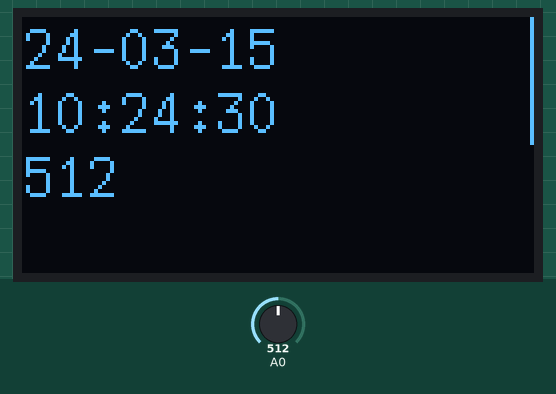
Recording of a sketch running on a simulated Arduino Uno, built with avr-gcc and run on an emulated ATmega328P. Shown: 128×64 one-colour display. Inputs (shaded band) come from the test bench; at power-on: A0 = 512. The local clock reads 2024-03-15 10:24:30 at power-on unless the sketch sets it; storage starts empty.

Above: at 0.4 s.
1.3 s: A0 set to 716
At 2.9 s:
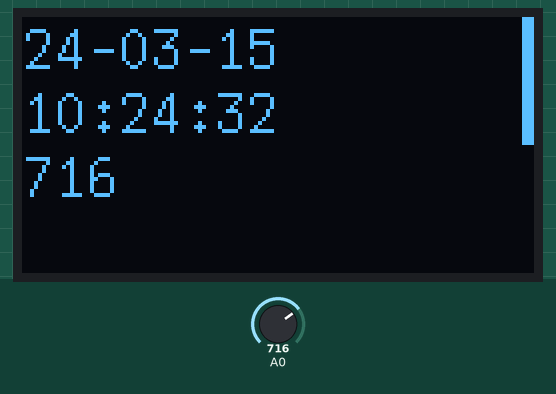
3.8 s: A0 set to 900
At 5.0 s:
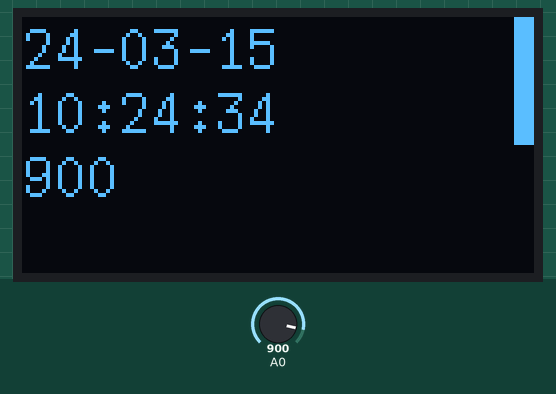
6.6 s: A0 set to 1023
At 7.7 s:
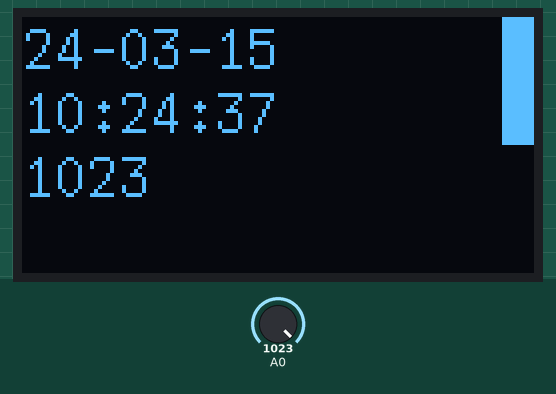
Timing chart, 0 to 9.6 s (numbered marks = the images above; inputs shaded):
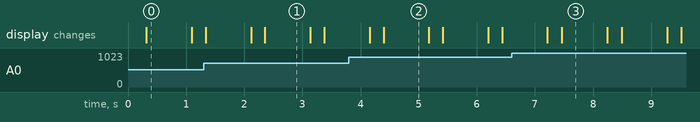

The sketch:

mq2.ino
```cpp
#include <DS3231.h>
#include <SD.h>

#include <Arduino.h>
#include <U8g2lib.h>

U8X8_SSD1306_128X64_NONAME_HW_I2C u8x8(/* reset=*/ U8X8_PIN_NONE);

File txtFile;

#define SAMPLES 64
uint16_t historySeconds[SAMPLES];
uint16_t historyMinutes[SAMPLES];

void setup(void) {
  /* U8g2 Project: Pax Instruments Shield: Enable Backlight */
  u8x8.begin();
  u8x8.setFont(u8x8_font_7x14_1x2_r);

  if (!SD.begin(SPI_HALF_SPEED, /* pin */ 10)) {
    u8x8.println(F("No SD Card"));
    while (1);
  }
}

void drawGraph(uint8_t col, uint8_t row, uint16_t *values) {
  uint8_t tmp[8];
  for (uint8_t r = 0; r < 4; r++) {
    for (uint8_t h = 0; h < SAMPLES; h += 8) {
      for (uint8_t i = 0; i < 8; i++) {
        int x = values[SAMPLES - h - 1 - i] / 16;
        x -= 8 * r;
        tmp[i] = 0;
        for (uint8_t b = 0; b < 8 && x > 0; b++, x--) {
          if (x) {
            tmp[i] |= (1 << (7 - b));
          }
        }
      }
      u8x8.drawTile(col + h / 8, row - r, 1, tmp);
    }
  }
}

void toString(char *dst, uint8_t a, uint8_t b, uint8_t c, char sep) {
  dst[0] = a / 10 + '0';
  dst[1] = a % 10 + '0';
  dst[2] = sep;
  dst[3] = b / 10 + '0';
  dst[4] = b % 10 + '0';
  dst[5] = sep;
  dst[6] = c / 10 + '0';
  dst[7] = c % 10 + '0';
  dst[8] = 0;
}

int lastS = -1;

void loop(void) {
  DateTime dt = RTClib::now();

  if (lastS != dt.second()) {
    char tmp[16];
    lastS = dt.second();

    u8x8.clear();
    u8x8.setCursor(0, 0);

    toString(tmp, dt.year() - 2000, dt.month(), dt.day(), '-');
    u8x8.println(tmp);

    if (dt.second() == 0) {
      unsigned long total = 0;
      for (int h = 0; h < SAMPLES; h++)
        total += historySeconds[h];
      memmove(historyMinutes + 1, historyMinutes, (SAMPLES - 1) * sizeof(uint16_t));
      historyMinutes[0] = total / SAMPLES;
      strcat(tmp, ".csv");
      txtFile = SD.open(tmp, FILE_WRITE);
    }

    uint16_t gasVal = analogRead(0);

    memmove(historySeconds + 1, historySeconds, (SAMPLES - 1) * sizeof(uint16_t));
    historySeconds[0] = gasVal;

    toString(tmp, dt.hour(), dt.minute(), dt.second(), ':');
    u8x8.println(tmp);

    if (txtFile) {
      strcat(tmp, ",");
      txtFile.print(tmp);
    }

    itoa(gasVal, tmp, 10);
    u8x8.println(tmp);

    if (txtFile) {
      txtFile.println(tmp);
      txtFile.close();
    }

    drawGraph(8, 3, historySeconds);
    drawGraph(8, 7, historyMinutes);
  }
  delay(250);
}
```

Measured:
- what the display in image 0 shows lasts 0.8 s, from 0.3 s to 1.1 s
